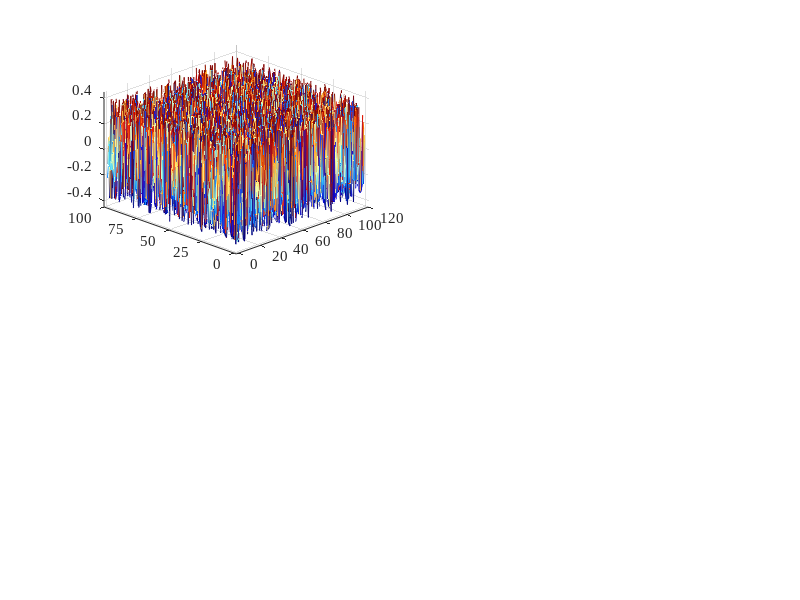

Reproduce this figure in MATLAB. (Note: this script raises an error after producing the figure.)
%% 清除工作空间
clear; clc; close all;

%% 1. 数据准备 (100x120)
Data = cell(1, 4); 
rows = 100;      % Iteration (迭代次数)
cols = 120;      % Time (时间长度)
min_val = -0.4;
max_val = 0.4;

for k = 1:4
    Data{k} = min_val + (max_val - min_val) * rand(rows, cols);
end

% --- 修改点：在标题公式中添加 (n) ---
plot_titles = {
    'External load $\phi_l^{(1)}(m)$', ...        
    'Measurement noise $\varphi_l^{(1)}(m)$', ... 
    'External load $\phi_l^{(2)}(m)$', ...        
    'Measurement noise $\varphi_l^{(2)}(m)$'      
};

%% 2. 绘图配色参数
scientific_colormap = [0.0, 0.0, 0.5; 0.0, 0.0, 0.8; 0.0, 0.2, 0.9; 0.0, 0.5, 1.0; 
                       0.2, 0.8, 1.0; 0.5, 0.9, 0.9; 0.8, 1.0, 0.8; 1.0, 1.0, 0.6; 
                       1.0, 0.9, 0.4; 1.0, 0.7, 0.2; 1.0, 0.5, 0.0; 1.0, 0.3, 0.0; 
                       0.9, 0.1, 0.0; 0.7, 0.0, 0.0; 0.5, 0.0, 0.0];

figure('Position', [50, 50, 1200, 900], 'Color', [1 1 1]);

%% 3. 循环绘制
for k = 1:4
    subplot(2, 2, k);
    
    current_data = Data{k}; 
    [dim_iter, dim_time] = size(current_data); 
    
    % 网格生成
    [x_time, y_iter] = meshgrid(0:dim_time-1, 0:dim_iter-1);
    
    % --- 绘图 ---
    hSurf = surf(x_time, y_iter, current_data);
    
    set(hSurf, ...
        'EdgeColor', 'interp', ... 
        'FaceAlpha', 0.9, ...
        'FaceLighting', 'gouraud', ...
        'LineWidth', 0.1);          
     
    colormap(scientific_colormap);
    
    % --- 视角与坐标轴设置 ---
    view(-45, 30); 
    grid on; 
    set(gca, 'Box', 'off'); 
    
    % 设置坐标轴字体
    set(gca, 'FontName', 'Times New Roman', ...
             'FontSize', 11, ...
             'FontWeight', 'normal', ...
             'FontAngle', 'normal'); 
    
    % 轴限制设置
    xlim([-2, dim_time]); 
    ylim([-2, dim_iter]); 
    zlim([-0.45, 0.45]);
    zticks([-0.4, -0.2, 0, 0.2, 0.4]); 
    
    % 刻度设置
    xticks([0, 20, 40, 60, 80, 100, 120]);
    yticks([0, 25, 50, 75, 100]);
    
    ax = gca;
    ax.XAxis.TickLabelRotation = 0; 
    ax.YAxis.TickLabelRotation = 0; 
    
    set(gca, 'TickDir', 'out'); 
    set(gca, 'TickLength', [0.005, 0.005]); 
    ax.XRuler.TickLabelGapOffset = -2; 
    ax.YRuler.TickLabelGapOffset = -2;
    ax.ZRuler.TickLabelGapOffset = 0; 
    
    light('Position', [-1, -1, 1], 'Style', 'infinite');
    material('dull');
    
    % --- 标题 (安全赋值方式) ---
    % 1. 先创建一个空标题
    hTitle = title('', 'FontName', 'Times New Roman', ... 
        'FontSize', 14, ...
        'FontWeight', 'normal', ...
        'FontAngle', 'normal');
    % 2. 显式设置解释器为 latex
    set(hTitle, 'Interpreter', 'latex');
    % 3. 最后再赋值字符串
    set(hTitle, 'String', plot_titles{k});
        
    % --- Colorbar ---
    pos = get(gca, 'Position'); 
    set(gca, 'Position', [pos(1), pos(2), pos(3)*0.85, pos(4)]); 
    pos_new = get(gca, 'Position');
    
    c = colorbar;
    c.Position = [pos_new(1) + pos_new(3) + 0.02, pos_new(2) + 0.1, 0.015, pos_new(4)*0.6];
    c.Label.String = ''; 
    % 为了防止 Colorbar 标签也触发类似错误，显式设置它的解释器
    set(c.Label, 'Interpreter', 'latex'); 
    
    xlabel(''); ylabel(''); zlabel(''); 
    
    z_min = min(min(current_data)); 
    z_base = min(zlim) - (max(zlim)-min(zlim))*0.06; 
    
    % --- 文字位置优化 ---
    offset_scale = 0.18; 
    
    % 1. 右侧轴 (Time n)
    x_mid = dim_time / 2; 
    y_pos_x = 0 - (dim_iter) * offset_scale; 
    
    t_time = text(x_mid, y_pos_x, z_base, 'Time m');
    set(t_time, ...
        'FontName', 'Times New Roman', ... 
        'FontSize', 13, ...
        'FontWeight', 'normal', ...        
        'FontAngle', 'normal', ...
        'HorizontalAlignment', 'center', ...
        'VerticalAlignment', 'top', ...
        'Rotation', 33); 
        
    % 2. 左侧轴 (Iteration l)
    y_mid = dim_iter / 2; 
    x_pos_y = 0 - (dim_time) * offset_scale; 
    
    t_iter = text(x_pos_y, y_mid, z_base, 'Iteration l');
    set(t_iter, ...
        'FontName', 'Times New Roman', ... 
        'FontSize', 13, ...
        'FontWeight', 'normal', ...       
        'FontAngle', 'normal', ...
        'HorizontalAlignment', 'center', ...
        'VerticalAlignment', 'top', ... 
        'Rotation', -23); 
end
